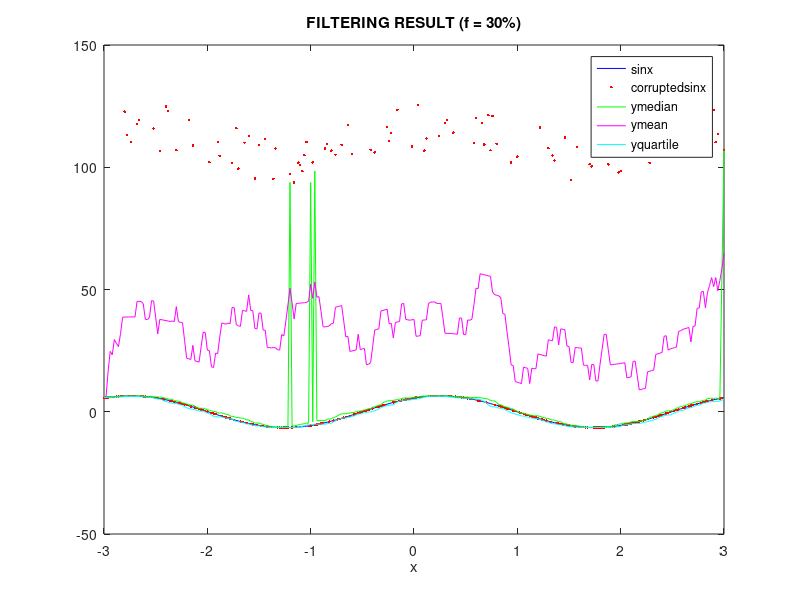
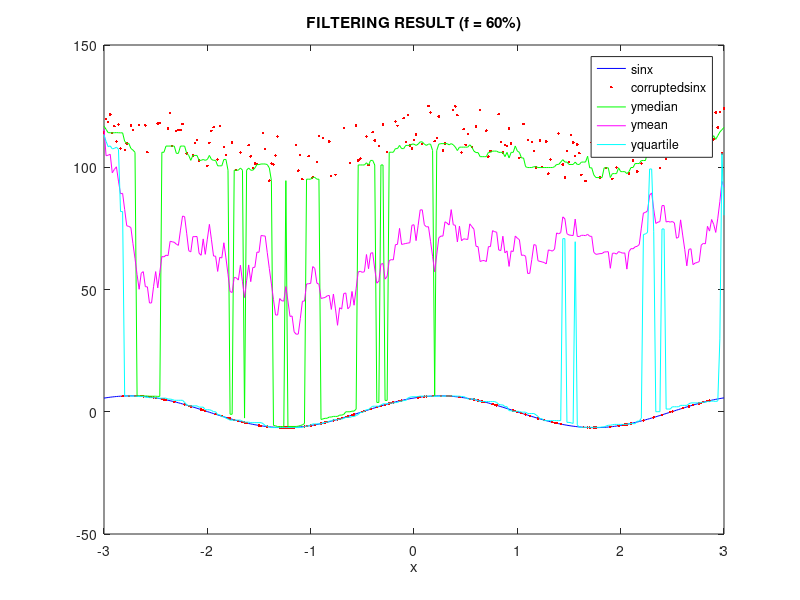

These figures' MATLAB source, in order:
%HW1-QUESTION 1
clc; clear;

%%% PART 1: f = 0.3 %%%
fprintf("f=0.3 \n")

%x values and the original sine wave
x = [-3:0.02:3];
y=6.5*sin(2.1*x+pi/3);
window_size=17;

%plotting the original sine wave
plot(x,y, 'b');
xlabel('x');
hold on;

%corruption 
n=length(y);
f=0.3;
k=round(f*n);
rand_y=randperm(n,k);
corrupt_values=100+(120-100)*rand(1,k);
z=y;
z(rand_y)=y(rand_y)+corrupt_values;

%plotting the corrupted sine wave
plot(x,z, 'r.');
xlabel('x');
hold on;

%median filtering
ymedian=zeros(1,n);
for i=1:n,
    startindex=max(1,i-8);
    endindex=min(n,i+8);
    ymedian(i)=median(z(startindex:endindex));
end;

%plotting the median filtered values
plot(x, ymedian, 'g');
xlabel('x');

%mean filtering
ymean=zeros(1,n);
for i=1:n,
    startindex=max(1,i-8);
    endindex=min(n,i+8);
    ymean(i)=mean(z(startindex:endindex));
end;

%plotting the mean filtered values
plot(x, ymean, 'm');
xlabel('x');
hold on;

%quartile filtering
yquartile=zeros(1,n);
for i=1:n,
    startindex=max(1,i-8);
    endindex=min(n,i+8);
    yquartile(i)=prctile(z(startindex:endindex),25);
end;

%plotting the quartile filtered values
plot(x, yquartile, 'c');
xlabel('x');

%legend and title
legend('sinx', 'corruptedsinx','ymedian','ymean','yquartile')
title(sprintf('FILTERING RESULT (f = %.0f%%)',f*100));
hold off;

%calculating mean squared error(MSE)
sosy=0;
for i=1:n,
    sosy=sosy+y(i)^2;
end;

%median MSE
msemedian=0;
for i=1:n
    msemedian = msemedian + (y(i) - ymedian(i))^2;
end
msemedian = msemedian / sosy;
fprintf("The mean sqaured value between y and ymedian is %.3f \n", msemedian);

%mean MSE
msemean=0;
for i=1:n
    msemean = msemean + (y(i) - ymean(i))^2;
end
msemean = msemean / sosy;
fprintf("The mean sqaured value between y and ymean is %.3f \n", msemean);

%quartile MSE
msequartile=0;
for i=1:n
    msequartile = msequartile + (y(i) - yquartile(i))^2;
end
msequartile = msequartile / sosy;
fprintf("The mean sqaured value between y and yquartile is %.3f \n", msequartile);


%%% PART 2: f = 0.6 %%%
fprintf("f=0.6 \n")

%x values and the original sine wave
x = [-3:0.02:3];
y=6.5*sin(2.1*x+pi/3);
figure%;

%plotting the original sine wave
plot(x,y, 'b');
xlabel('x');
hold on;

%corruption 
n=length(y);
f=0.6;
k=round(f*n);
rand_y=randperm(n,k);
corrupt_values=100+(120-100)*rand(1,k);
z=y;
z(rand_y)=y(rand_y)+corrupt_values;

%plotting the corrupted sine wave
plot(x,z, 'r.');
xlabel('x');
hold on;

%median filtering
ymedian=zeros(1,n);
for i=1:n,
    startindex=max(1,i-8);
    endindex=min(n,i+8);
    ymedian(i)=median(z(startindex:endindex));
end;

%plotting the median filtered values
plot(x, ymedian, 'g');
xlabel('x');

%mean filtering
ymean=zeros(1,n);
for i=1:n,
    startindex=max(1,i-8);
    endindex=min(n,i+8);
    ymean(i)=mean(z(startindex:endindex));
end;

%plotting the mean filtered values
plot(x, ymean, 'm');
xlabel('x');
hold on;

%quartile filtering
yquartile=zeros(1,n);
for i=1:n,
    startindex=max(1,i-8);
    endindex=min(n,i+8);
    yquartile(i)=prctile(z(startindex:endindex),25);
end;

%plotting the quartile filtered values
plot(x, yquartile, 'c');
xlabel('x');

%legend and title
legend('sinx', 'corruptedsinx','ymedian','ymean','yquartile')
title(sprintf('FILTERING RESULT (f = %.0f%%)',f*100));
hold off;

%calculating mean squared error(MSE)
sosy=0;
for i=1:n,
    sosy=sosy+y(i)^2;
end;

%median MSE
msemedian=0;
for i=1:n
    msemedian = msemedian + (y(i) - ymedian(i))^2;
end
msemedian = msemedian / sosy;
fprintf("The mean sqaured value between y and ymedian is %.3f \n", msemedian);

%mean MSE
msemean=0;
for i=1:n
    msemean = msemean + (y(i) - ymean(i))^2;
end
msemean = msemean / sosy;
fprintf("The mean sqaured value between y and ymean is %.3f \n", msemean);

%quartile MSE
msequartile=0;
for i=1:n
    msequartile = msequartile + (y(i) - yquartile(i))^2;
end
msequartile = msequartile / sosy;
fprintf("The mean sqaured value between y and yquartile is %.3f \n", msequartile);

